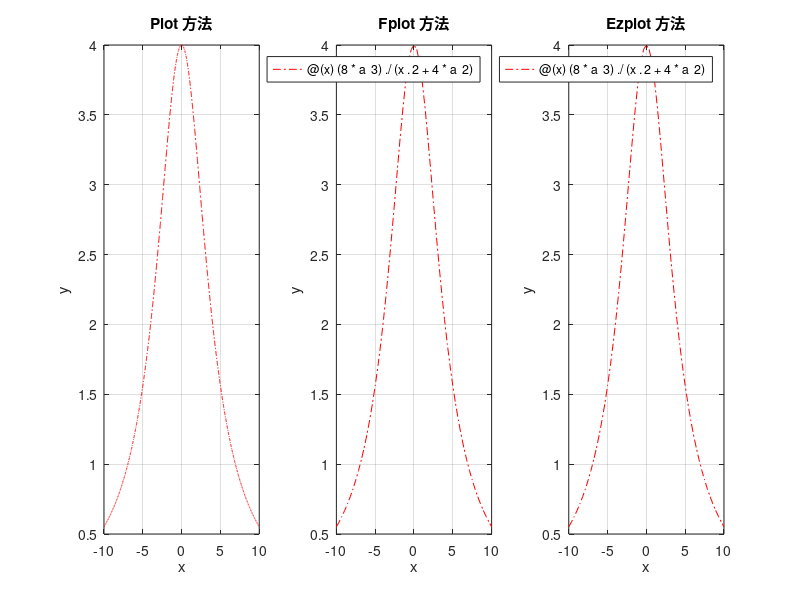

Here is the MATLAB script that generated this plot: (Note: this script raises an error after producing the figure.)
function plot_witch_of_agnesi_no_comments()

    a = 2;

    figure;

    subplot(1, 3, 1);
    x_plot = -10:0.01:10;
    y_plot = (8 * a^3) ./ (x_plot.^2 + 4 * a^2);
    plot(x_plot, y_plot, 'r-.');
    title('Plot 方法');
    xlabel('x');
    ylabel('y');
    grid on;
    
    subplot(1, 3, 2);
    func_fplot = @(x) (8 * a^3) ./ (x.^2 + 4 * a^2);
    fplot(func_fplot, [-10, 10], 'r-.');
    title('Fplot 方法');
    xlabel('x');
    ylabel('y');
    grid on;

    subplot(1, 3, 3);
    fplot(func_fplot, [-10, 10], 'r-.');
    title('Ezplot 方法' );
    xlabel('x');
    ylabel('y');
    grid on;

    sgtitle('箕舌线 y = 8a^3 / (x^2 + 4a^2) (a=2) 的三种绘制方法');

end